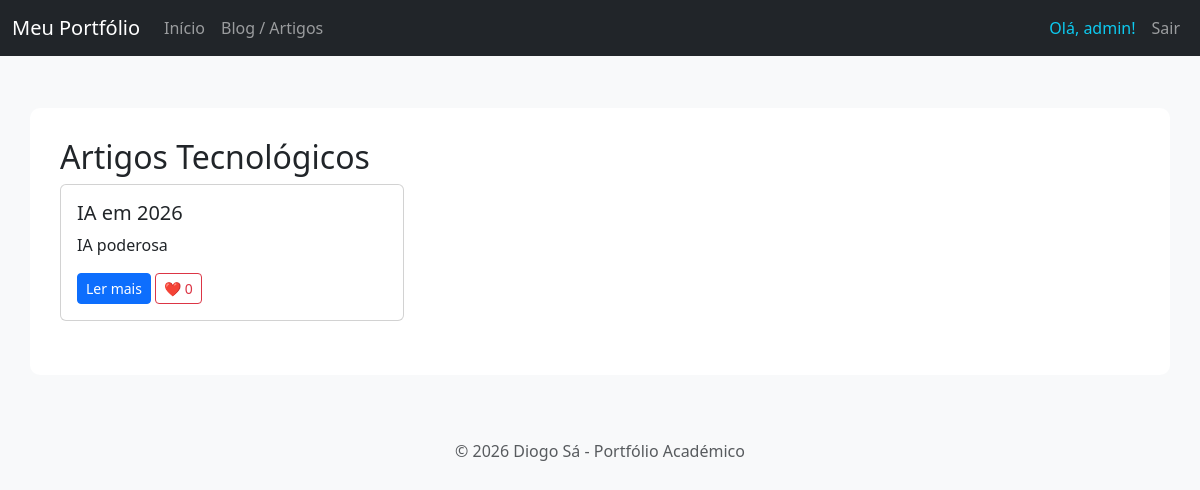
The page /artigos/ (signed in) on the database its author committed.
### artigos/models.py (models this page shows, shortened)
class Artigo(models.Model):
    titulo = models.CharField(max_length=200)
    conteudo = models.TextField()
    fotografia = models.ImageField(upload_to='artigos/', blank=True, null=True)
    link_externo = models.URLField(blank=True, null=True)
    data_criacao = models.DateTimeField(auto_now_add=True)
    autor = models.ForeignKey(User, on_delete=models.CASCADE, related_name='artigos')
    likes = models.ManyToManyField(User, related_name='artigos_curtidos', blank=True)
    def total_likes(self):
        return self.likes.count()

### artigos/views.py (the view)
# urls.py: path('', views.listagem_artigos, name='listagem'),
def listagem_artigos(request):
    artigos = Artigo.objects.all().order_by('-data_criacao')
    return render(request, 'artigos/listagem.html', {'artigos': artigos})

### artigos/templates/artigos/listagem.html (shortened to what this page needs)
{% extends 'portfolio/layout.html' %}
{% block content %}
<h2>Artigos Tecnológicos</h2>
<div class="row">
    {% for artigo in artigos %}
    <div class="col-md-4 mb-4">
        <div class="card">
            <div class="card-body">
                <h5>{{ artigo.titulo }}</h5>
                <p>{{ artigo.conteudo|truncatewords:20 }}</p>
                <a href="{% url 'artigos:detalhe' artigo.id %}" class="btn btn-primary btn-sm">Ler mais</a>
                <a href="{% url 'artigos:like' artigo.id %}" class="btn btn-outline-danger btn-sm">
                    ❤️ {{ artigo.total_likes }}
                </a>
            </div>
        </div>
    </div>
    {% endfor %}
</div>
{% endblock %}

### portfolio/templates/portfolio/layout.html (shortened to what this page needs)
<!DOCTYPE html>
<html lang="pt">
<head>
    <link href="https://cdn.jsdelivr.net/npm/bootstrap@5.3.0/dist/css/bootstrap.min.css" rel="stylesheet">
</head>
<body>
    <nav class="navbar navbar-expand-lg navbar-dark bg-dark fixed-top">
    <div class="container-fluid">
        <a class="navbar-brand" href="{% url 'portfolio:home' %}">Meu Portfólio</a>
        <div class="navbar-nav w-100">
            <a class="nav-link" href="{% url 'portfolio:home' %}">Início</a>
            <a class="nav-link" href="{% url 'artigos:listagem' %}">Blog / Artigos</a>
            <div class="ms-auto d-flex">
                {% if request.user.is_authenticated %}
                    <span class="nav-link text-info">Olá, {{ user.username }}!</span>
                    <a class="nav-link" href="{% url 'accounts:logout' %}">Sair</a>
                {% else %}
                    <a class="nav-link" href="{% url 'accounts:login' %}">Entrar</a>
                {% endif %}
            </div>
        </div>
    </div>
</nav>
    <div class="container mt-5">
        {% block content %}{% endblock %}
    </div>
    <footer class="text-center mt-5 py-3 text-muted">
        <p>&copy; 2026 Diogo Sá - Portfólio Académico</p>
    </footer>
</body>
</html>

### portfolio/templates/portfolio/layout.html (style rules this page uses)
body { padding-top: 60px; background-color: #f8f9fa; }
.container { background: white; padding: 30px; border-radius: 10px; shadow: 0 4px 6px rgba(0,0,0,0.1); }
nav { margin-bottom: 20px; }

### rows shown on the page
Artigo: titulo "IA em 2026", conteudo "IA poderosa", total_likes "0"

### other values the page prints
{{ user.username }} "admin"
